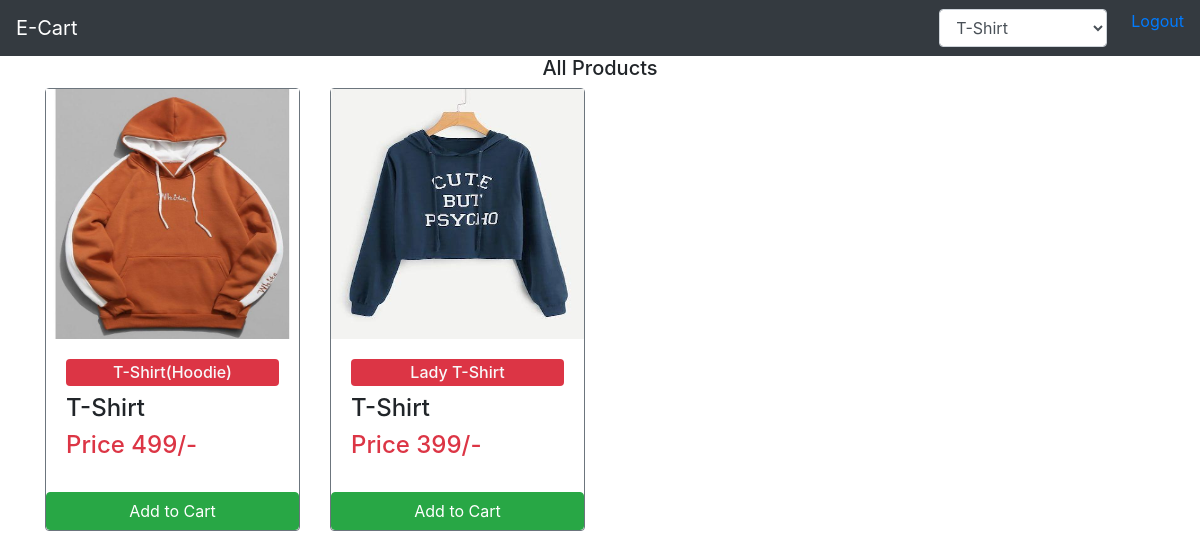
The app's page /User/showproduct.php?catId=13 with its own data.
### tables this page shows
CREATE TABLE `tblproduct` (
  `productid` int(11) NOT NULL,
  `productname` varchar(50) NOT NULL,
  `categoryid` int(11) NOT NULL,
  `price` int(11) NOT NULL,
  `image` varchar(1000) NOT NULL
);

CREATE TABLE `tblcategory` (
  `categoryid` int(11) NOT NULL,
  `categoryname` varchar(50) NOT NULL
);

### User/showproduct.php (the view, shortened to what this page needs)
<?php
    include "../connection.php";
?>
<!DOCTYPE html>
<html lang="en">
<head>
  <link rel="stylesheet" href="https://maxcdn.bootstrapcdn.com/bootstrap/4.0.0/css/bootstrap.min.css"
>
</head>
<body>
  <nav class="navbar navbar-expand-lg navbar-light bg-light navbar-dark bg-dark">
    <a class="navbar-brand" href="#">E-Cart</a>
    <div class="collapse navbar-collapse" id="navbarNavDropdown">
      <ul class="navbar-nav ml-auto">
        <li class="mx-4" >
        <select name="categoryid" class="form-control" onchange="changeCat(this)" >
              <?php
                        $query = "SELECT * FROM `tblcategory`";
                        $res = mysqli_query($conn, $query);
                        while($row = mysqli_fetch_assoc($res)){
                    ?>
              <option value="<?php echo $row["categoryid"] ?>"
                <?php if(isset($_REQUEST['catId'])){ if($row['categoryid'] == $_REQUEST['catId']){ echo "selected"; } } ?>>
                <?php echo $row['categoryname'] ?>
                </option>
              <?php
                        }
                    ?>
            </select>
        </li>
        <li> <a href="logout.php">Logout</a></li>
      </ul>
    </div>
  </nav>
  <h5 class="text-center">All Products</h5>
  <div class="container">
    <div class="row1 row" id="result">
      <?php
      if(isset($_REQUEST['catId'])){
        $sql = "SELECT * FROM tblproduct WHERE categoryid = ".$_REQUEST['catId'];
      }else{
        $sql = "SELECT * FROM tblproduct";
      }
        $result  = $conn->query($sql);
        while($row=$result->fetch_assoc()){
    ?>
      <div class="col-md-3 mb-2">
        <div class="card border-secondary ">
          <img src="<?php  echo "../Admin/".$row['image']; ?>" style="width:100%;height:250px" class="img-responsive"
            alt="Cinque Terre">
          <div class="card-body">
            <h6 class="text-light bg-danger text-center rounded p-1"><?php echo $row['productname'] ?></h6>
            <?php
                        $qry = "SELECT categoryname FROM tblcategory WHERE categoryid=".$row['categoryid'];
                        $res = mysqli_query($conn,$qry);
                        while($row2 = mysqli_fetch_assoc($res)){
                    ?>
            <h4>
              <td><?php echo $row2['categoryname']; ?></td>
            </h4>
            <?php
                        }
                    ?>
            <h4 class="card-title text-danger">Price <?php echo $row['price']; ?>/-</h4>
          </div>
          <a href="#" class="btn btn-success btn-block">Add to Cart</a>
        </div>
      </div>
      <?php } ?>
    </div>
  </div>
</body>
</html>

### User/showproduct.php (style rules this page uses)
.row1 { display: flex; }

### records on screen
tblproduct: image (picture), productname "T-Shirt(Hoodie)", price "499"
tblcategory: categoryname "T-Shirt"
tblproduct: image (picture), productname "Lady T-Shirt", price "399"

### other values on screen
form field categoryid "T-Shirt"
